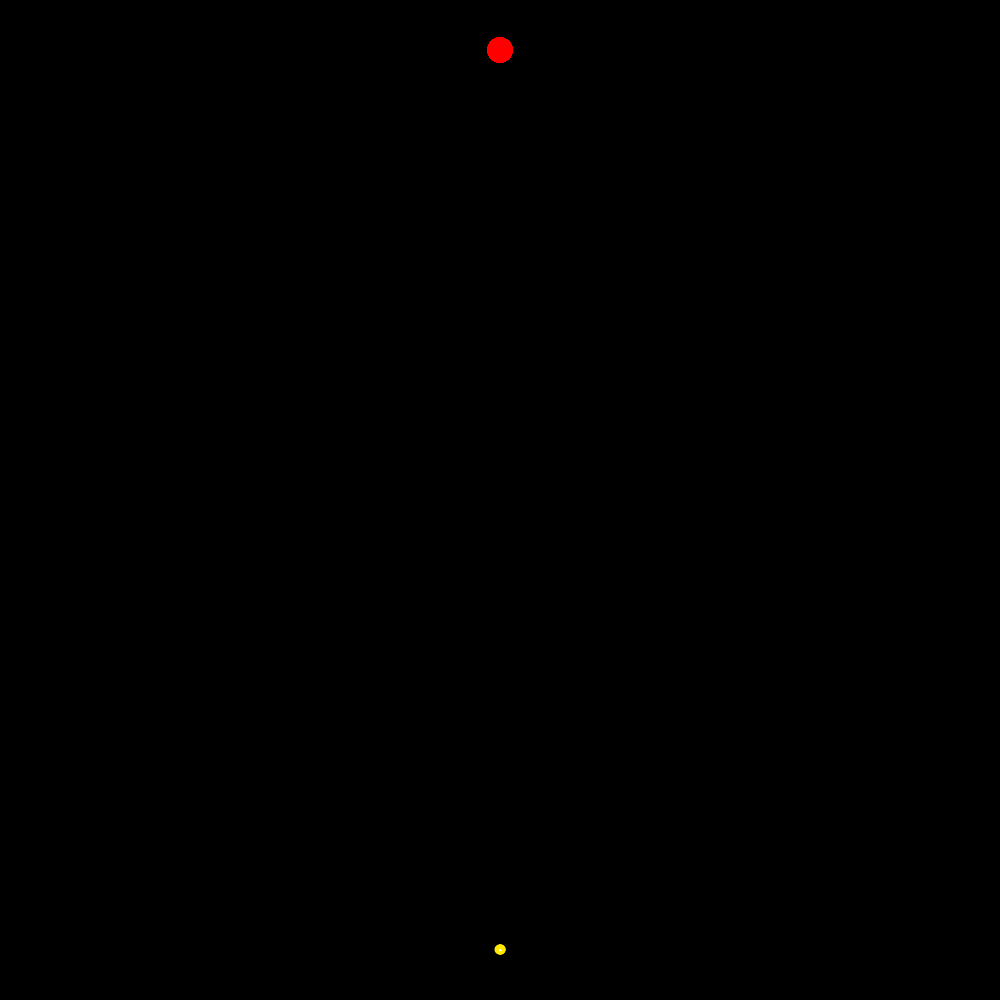
Frame 1 (no input)
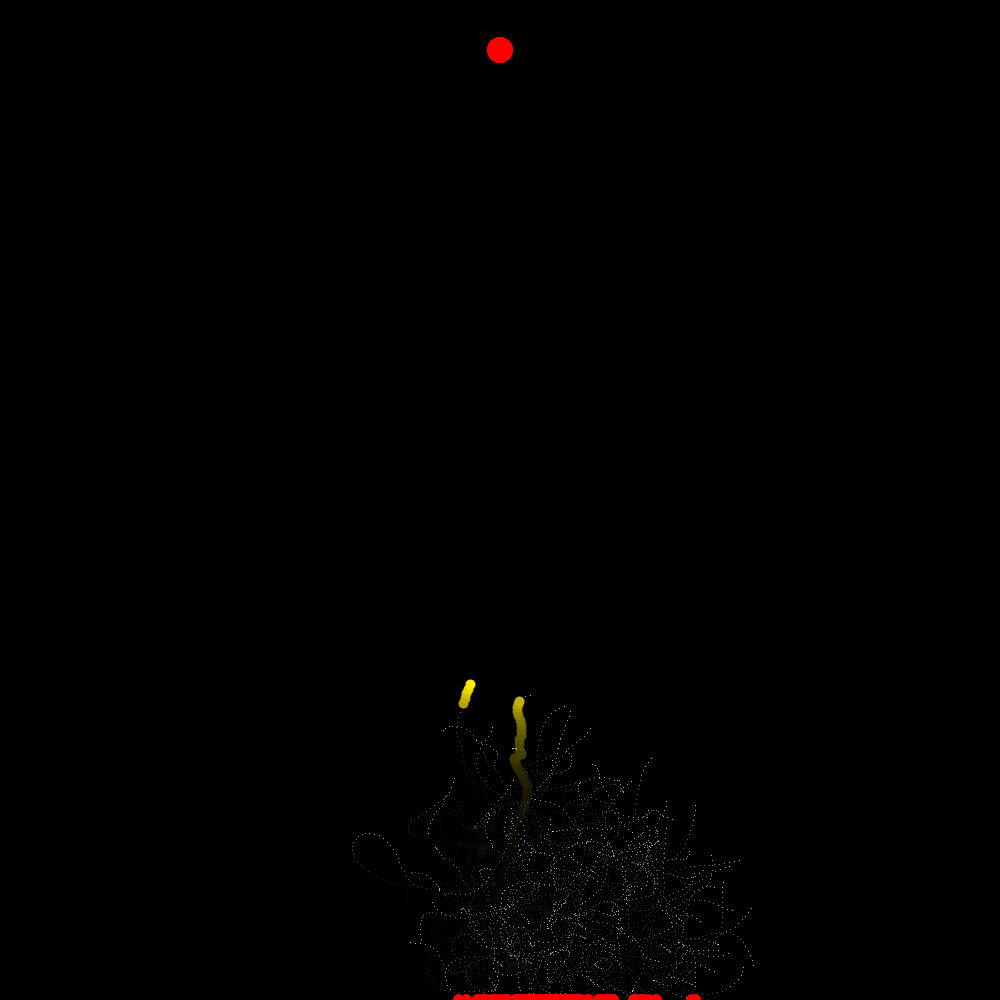
Frame 60 (the mouse pressed at the canvas centre just before this capture)
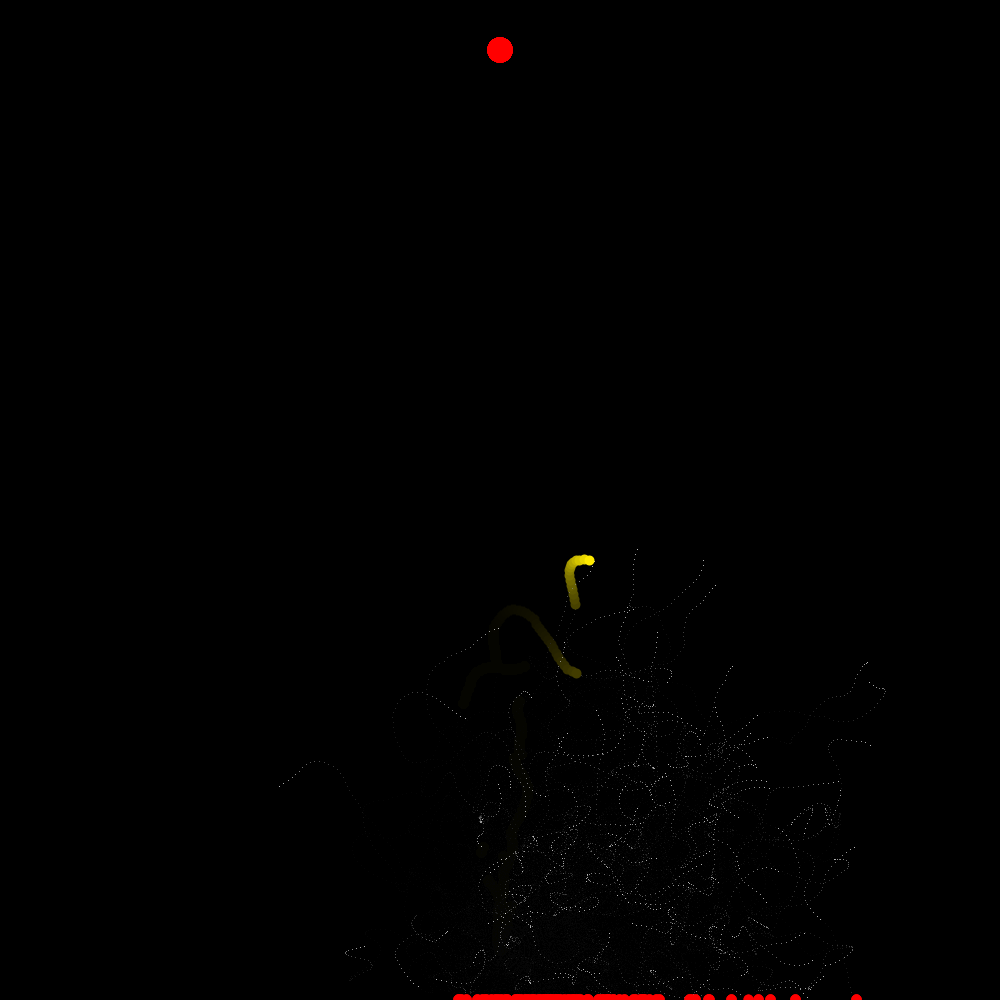
Frame 120 (the mouse held since frame 60 and released just before this capture)

The Processing sketch that drew these frames (run headless with seeded random() and noise(); from frame 60 on, the mouse is pressed at the canvas centre):

// Processing sketch: geneticRockets
// ── geneticRockets.pde
Population population;
//Rocket rocket;

void setup(){
  size(1000,1000);
  w = 1.0*width/cols;//Field
  h = 1.0*height/rows;//Field
  background(0);
  fill(255,0,0);
  //do population after fill
  population = new Population();
  //rocket = new Rocket();
}

void draw(){
  fill(0,22);
  rect(-50,-50,width+100,height+100);
  population.update();
}
// ── Field.pde
int rows = 50;
float w;//defined in setup
int cols = 50;
float h;//defined in setup
float mult = 1;
class Field{
  PVector[][] arr;
  float pshift;
  float seed;
  Field(float seed){
    this.seed = seed;
    noiseSeed((long)seed);
    arr = new PVector[rows][cols];
    pshift = .5;
    for(int y = 0;y<rows;y++)
      for(int x = 0;x<cols;x++){
        arr[y][x] = new PVector(1,0);
        arr[y][x].rotate(2*TWO_PI*noise(pshift*x,pshift*y));
        arr[y][x].mult(mult);
      }
  }
  
}
// ── Particle.pde
int vmax = 5;
class Particle {
  PVector p, v, a;
  Particle(float x, float y) {
    p = new PVector(x, y);
    v = new PVector();
    a = new PVector();
  }
  void force(PVector force) {
    a = force.copy();
  }
  void show() {
    stroke(255);
    strokeWeight(1);
    point(p.x, p.y);
  }
  
  void show(int R, int G, int B){
    stroke(R,G,B);
    strokeWeight(10);
    point(p.x,p.y);
  }

  boolean bounds() {
    boolean ans =  !(p.x<=1 || p.x>=width-1 || p.y<=1 || p.y>=height-1);

    if (p.x<=0)
      p.x=1;
    if (p.x>=width-1)
      p.x = width-1;

    if (p.y<=0)
      p.y = 1;
    if (p.y>=height-1)
      p.y = height-1;
      
    return ans;
  }

  void update() {
    v.add(a);
    v.limit(vmax);
    p.add(v);
    bounds();
    show();
  }
}
// ── Population.pde
int popsize = 250;
class Population {
  Rocket[] rockets;
  int generations;
  Population() {
    rockets = new Rocket[popsize];
    for (int i = 0; i<popsize; i++) {
      rockets[i] = new Rocket(i);
    }
    generations = 0;
  }

  void generate() {
    ArrayList<Rocket> matingPool = new ArrayList<Rocket>();
    for (int i = 0; i<popsize; i++) {
      int times;
      if(mostFit().equals(rockets[i]))
        times = floor(map(rockets[i].fitness(), 0, height, 0, 1000));
      else if(rockets[i].crashed)
        times = floor(map(rockets[i].fitness(), 0, height, 0, 50));
      else
        times = floor(map(rockets[i].fitness(), 0, height, 0, 50));
      for (int j = 0; j<times; j++) {
        matingPool.add(rockets[i]);
      }
    }
    Rocket[] tempRockets = new Rocket[popsize];
    for (int i = 0; i<popsize; i++) {
      int a = floor(random(matingPool.size()));
      int b = floor(random(matingPool.size()));
      Rocket parentA = matingPool.get(a);
      Rocket parentB = matingPool.get(b);
      tempRockets[i] = parentA.crossover(parentB);//crossover resets location
    }
    Population tempPopulation = new Population();
    tempPopulation.rockets = tempRockets;
    generations++;
    tempPopulation.generations = generations;
    this.rockets = tempPopulation.rockets;
    this.generations = tempPopulation.generations;
  }

  boolean areAllDead() {
    for (Rocket r : rockets) {
      if (r.isAlive())
        return false;
    }
    return true;
  }

  void update() {
    for (int i = 0; i<popsize; i++) {
      rockets[i].update();
      if(rockets[i].equals(mostFit()))
        rockets[i].p.show(255,234,0);
    }
    if (areAllDead()) {
      generate();
    }
  }
  Rocket mostFit(){
    Rocket current = rockets[0];;
    for(int i = 0;i<popsize;i++){
      if(rockets[i].fitness()>current.fitness())
        current = rockets[i];
    }
    return current;
  }
  //Rocket 2ndMostFit(int n){
  //  ArrayList<Rocket> rocketList = new ArrayList<Rocket>();
  //  for(int i = 0;i<popsize;i++){
  //    rocketList.add(rockets[i]);
  //  }
  //  for(int i = popsize;i>=0;i--){
      
  //  }
  //}
}
// ── Rocket.pde
class Rocket {
  Field f;
  Particle p;
  PVector target;
  float mutation;
  float highestFitness;
  int birthTime;
  int lifespan;
  private boolean isAlive;//pvt bc use mthd
  boolean crashed;
  
  
  
  Rocket(float seed) {
    f = new Field(seed);
    p = new Particle(width/2, height-50);
    target = new PVector(width/2, 50);
    mutation = .01;
    highestFitness = 0;
    birthTime = millis();
    lifespan = 10*1000;
    isAlive = true;
    crashed = false;
  }
  
  
  
  int age() {
    return millis()-birthTime;
  }



  Rocket crossover(Rocket other) {
    int cmid = cols/2;
    PVector[][] field = new PVector[rows][cols];
    for (int y = 0; y<rows; y++)
      for (int x = 0; x<cmid; x++) {
        if (random(1)<=mutation) {
          field[y][x] = new PVector(1, 0);
          field[y][x].rotate(random(TWO_PI));
          field[y][x].mult(mult);
        } else {
          field[y][x] = f.arr[y][x];
        }
      }
    for (int y = 0; y<rows; y++)
      for (int x = cmid; x<cols; x++) {
        if (random(1)<=mutation) {
          field[y][x] = new PVector(1, 0);
          field[y][x].rotate(random(TWO_PI));
          field[y][x].mult(mult);
        } else {
          field[y][x] = other.f.arr[y][x];
        }
      }
    Rocket child = new Rocket(0);
    child.f.arr = field;//resetting arr takes care of seed
    return child;
  }
  
  
  
  boolean isAlive(){//handles crash
    if(!p.bounds())
      crashed = true;
    if(isAlive){
      isAlive = p.bounds();//dies if out of bounds
    }
    return age()<lifespan && isAlive && !crashed;//can't come back alive
  }



  float fitness() {
    PVector fromTarget = new PVector(p.p.x, p.p.y);
    fromTarget.sub(target);
    float dist = fromTarget.mag();
    if (height-dist>highestFitness)
      highestFitness = height-dist;
    return highestFitness;
  }
  
  
  void update() {
    fill(255,0,0);
    noStroke();
    ellipse(target.x, target.y, 25, 25);
    if (isAlive()) {
      int x = floor(p.p.x/w);
      int y = floor(p.p.y/h);
      p.force(f.arr[y][x]);
      p.update();
    } else {
      if(crashed)
        p.show(255,0,0);
      else
        p.show(0,255,0);
    }
  }
}
// ── notes.pde
/*
 - weird thing: rockets reproduce after they die
 - fitness based reproduction across whole population.
 higher fitness -> higher chance of reproduction
 - each gene has a chance to mutate
 - DNA genotype is a vector flow field
 - DNA phenotype is a particle's path on the screen
 - should make it so they die if they go out of bounds
 and reproduce if they survive


*/
